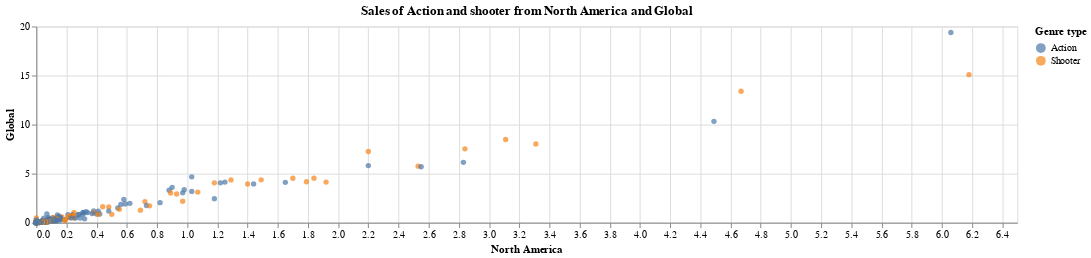

Notebook cell for this chart:
### Code cell
c = alt.Chart(df2).mark_circle().encode(
    x="North America",
    y="Global",
    color=alt.Color("Genre", title="Genre type"),
).properties(
    title="Sales of Action and shooter from North America and Global",
    width=1000,
    height=200,
)
c

### Figure 1 — Vega-Lite specification as saved in the notebook (floating-point values rounded to 4 significant figures; data arrays with more than 128 entries replaced by an {"elided": "..."} marker saying what was removed)
{"config": {"view": {"continuousWidth": 400, "continuousHeight": 300}}, "data": {"name": "data-60ae71ea71641181f9a08267ef422d03"}, "mark": "circle", "encoding": {"color": {"type": "nominal", "field": "Genre", "title": "Genre type"}, "x": {"type": "quantitative", "field": "North America"}, "y": {"type": "quantitative", "field": "Global"}}, "height": 200, "title": "Sales of Action and shooter from North America and Global", "width": 1000, "$schema": "https://vega.github.io/schema/vega-lite/v4.8.1.json", "datasets": {"data-60ae71ea71641181f9a08267ef422d03": {"elided": "280 records"}}}
